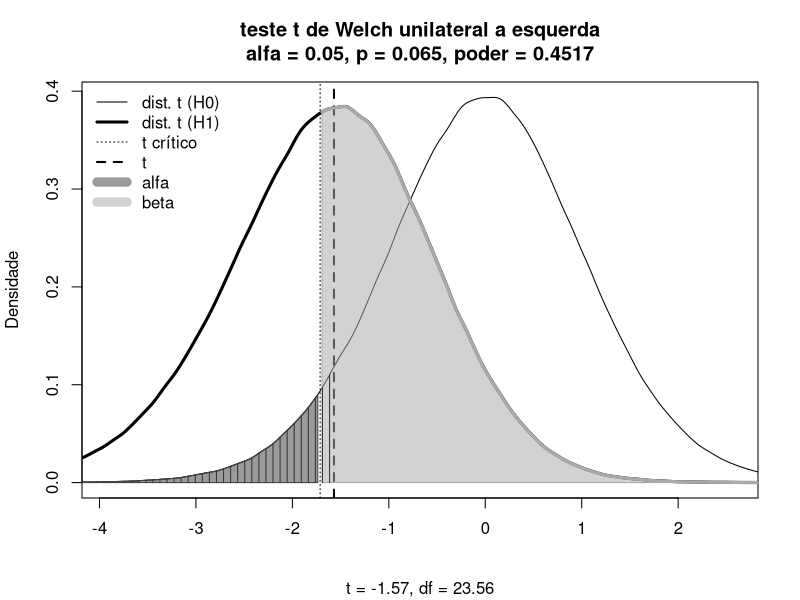

This chart was generated by the following R code:
# Teste t de Welch unilateral a esquerda
# Referencial teorico da distribuicao t central e nao-central

nA <- 25; nB <- 16
mediaA <- 5.6; mediaB <- 4.8
dpA <- 1.2; dpB <- 1.8
alfa <- 0.05
dif <- mediaB - mediaA
dfA <- nA - 1
dfB <- nB - 1
ep2A <- dpA^2/nA
ep2B <- dpB^2/nB
df <- ((ep2A+ep2B)^2)/((ep2A^2)/dfA+(ep2B^2)/dfB)
t <- dif/sqrt(ep2A+ep2B)
p <- pt(t,df)
eta2 <- t^2/(t^2 + df)
ncp <- t # ncp = estatistica de teste t
# media e dp das dist. t central e nao-central
mediaH0 <- 0
dpH0 <- sqrt(df/(df-2))
beta <- sqrt(df/2)*gamma((df-1)/2)/gamma(df/2)
mediaH1 <- ncp*beta
dpH1 <- sqrt(((df*(1+ncp^2))/(df-2))-mediaH1^2)
# distribuicao t sob H0 (central: ncp = 0)
tH0 <- rt(1e6, df)
dtH0 <- density(tH0)
# distribuicao t sob H1 (nao-central: ncp = t)
tH1 <- rt(1e6, df, ncp)
dtH1 <- density(tH1)
# quantil critico (1-alfa)% sob H0 e poder 
q <- qt(alfa, df) 
poder <- pt(q,df,ncp)

# Grafico
x_min = max(c( min(c(dtH0$x,dtH1$x)), if(t<0){-2.5*abs(t)}else{-1.5*abs(q)} ))
x_max = min(c( max(c(dtH0$x,dtH1$x)), if(t>0){ 2.5*abs(t)}else{ 1.5*abs(q)} ))
# formato de p e poder
p_txt <- paste("p = ",round(p,4),sep="")
if(p<1e-4){p_txt <- paste("p = ",format(p, format = "e", digits = 2),sep="")}
if(p>0.9999){p_txt <- "p > 0.9999"}
plot(dtH0,type="l",
     main=paste("teste t de Welch unilateral a esquerda\n",
                "alfa = ",alfa,", ",p_txt,", poder = ",round(poder,4),
                sep=""),
     sub=paste("t = ",round(t,2),", df = ",round(df,2),sep=""),
     xlab=NA,ylab="Densidade",
     xlim = c(x_min,x_max),
     lwd=1, lty=1, col="#000000"
)
lines(dtH1,lwd=3, lty=1, col="#000000")
abline(v=q, lwd=1, lty = 3, col="#000000")
abline(v=t, lwd=2, lty = 2, col="#000000")
# area de alfa
# esquerda
alfa_x <- c(dtH0$x[dtH0$x<=q]) 
alfa_y <- c(dtH0$y[dtH0$x<=q])
lines(alfa_x, alfa_y, col="#444444", lwd=1)
alfa_x <- c(min(alfa_x),alfa_x,max(alfa_x))  
alfa_y <- c(0,alfa_y,0)
polygon(alfa_x, alfa_y, col="#44444488", border="#444444")
# area beta (1-poder)
beta_x <- c(dtH1$x[dtH1$x>=q]) 
beta_y <- c(dtH1$y[dtH1$x>=q])
lines(beta_x, beta_y, col="#aaaaaa", lwd=3)
beta_x <- c(min(beta_x),beta_x,max(beta_x))  
beta_y <- c(0,beta_y,0)
polygon(beta_x, beta_y, col="#aaaaaa88", border="#aaaaaa")
# area de p
if (p>alfa) {p_cor="#333333"} else {p_cor="#ffffff"}
# esquerda
p_x <- c(dtH0$x[dtH0$x<=t]) 
p_y <- c(dtH0$y[dtH0$x<=t])
p_x <- c(min(p_x),p_x,max(p_x))  
p_y <- c(0,p_y,0)
hachura_x <- c()
hachura_y <- c()
for (a in seq(from=1, to=length(p_x), by=3))
{
  hachura_x <- c(hachura_x, p_x[a])
  hachura_y <- c(hachura_y, p_y[a])
}
if (max(hachura_y)<0.005) 
{
  hachura_y <- rep( 0.005,length(hachura_y)); p_cor="#000000";
}
lines(hachura_x,hachura_y,type="h",lwd=1,lty=1,col=p_cor)
# legenda
if (abs(x_min)<abs(x_max)) {posleg <- "topright"} else {posleg <- "topleft"}
legend(posleg, 
       c(
         "dist. t (H0)", "dist. t (H1)", "t crítico", "t", "alfa", "beta"
       ), 
       col=c("#000000","#000000","#000000","#000000","#44444488","#aaaaaa88"),
       lwd=c(1,3,1,2,9,9), 
       lty=c(1,1,3,2,1,1), 
       box.lwd=0, bg="transparent")  
